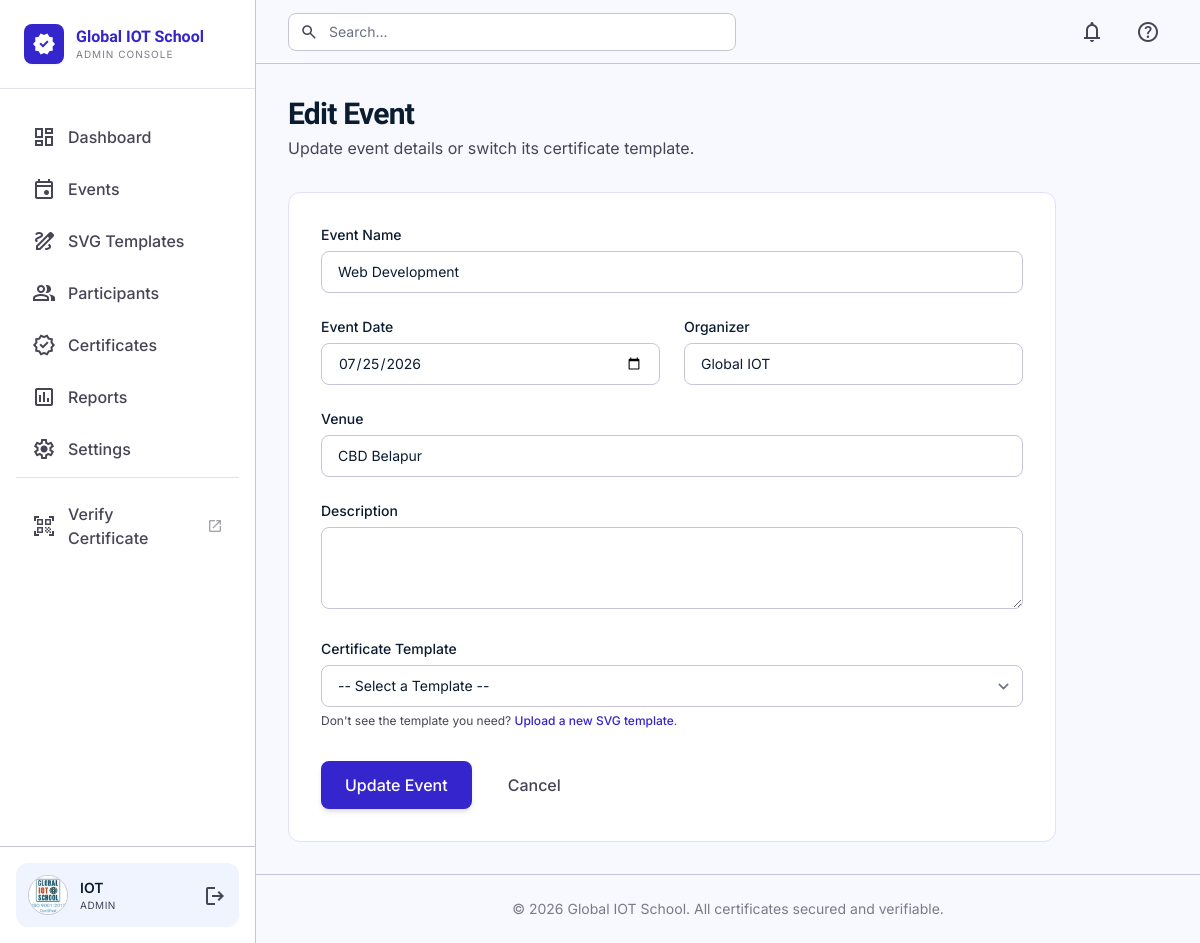
/events/edit/4 (signed in), run on the app's committed database.
### tables this page shows
CREATE TABLE admins(

    id INTEGER PRIMARY KEY AUTOINCREMENT,

    username TEXT NOT NULL,

    email TEXT NOT NULL,

    password TEXT NOT NULL,

    profile_pic TEXT,

    created_at TEXT

);

CREATE TABLE events(

    id INTEGER PRIMARY KEY AUTOINCREMENT,

    event_name TEXT NOT NULL,

    event_date TEXT,

    organizer TEXT,

    venue TEXT,

    description TEXT,

    template_name TEXT,

    status TEXT,

    created_at TEXT

, template_id INTEGER);

### routes/events.py (the view, shortened to what this page needs)
@events_bp.route("/events/edit/<int:event_id>", methods=["GET", "POST"])
@login_required
def edit_event(event_id):
    event = get_event_by_id(event_id)
    templates = get_all_templates(status="Active")
    return render_template("edit_event.html", event=event, templates=templates)

### app.py (called while the page is built)
@app.before_request
def load_logged_in_admin():
    admin_id = session.get("admin_id")
    g.admin = get_admin_by_id(admin_id) if admin_id else None

### database/db.py (called while the page is built)
def get_connection():
    conn = sqlite3.connect(DATABASE)
    conn.row_factory = sqlite3.Row
    return conn

### database/models.py (called while the page is built)
def get_event_by_id(event_id):
    conn = get_connection()
    cursor = conn.cursor()
    cursor.execute("SELECT * FROM events WHERE id=?", (event_id,))
    event = cursor.fetchone()
    conn.close()
    return event

def get_all_templates(search=None, status=None, template_type=None):
    conn = get_connection()
    cursor = conn.cursor()
    query = "SELECT * FROM certificate_templates WHERE 1=1"
    params = []
    if search:
        query += " AND (template_name LIKE ? OR description LIKE ?)"
        params.extend([f"%{search}%", f"%{search}%"])
    if status:
        query += " AND status = ?"
        params.append(status)
    if template_type:
        query += " AND template_type = ?"
        params.append(template_type)
    query += " ORDER BY uploaded_at DESC"
    cursor.execute(query, params)
    templates = cursor.fetchall()
    conn.close()
    return templates

def get_admin_by_id(admin_id):
    conn = get_connection()
    cursor = conn.cursor()
    cursor.execute("SELECT * FROM admins WHERE id=?", (admin_id,))
    admin = cursor.fetchone()
    conn.close()
    return admin

### templates/edit_event.html (shortened to what this page needs)
{% extends "layouts/base.html" %}
{% block content %}
<div class="mb-8">
    <h1 class="text-3xl font-heading font-bold text-on-surface tracking-tight">Edit Event</h1>
    <p class="text-on-surface-variant mt-1">Update event details or switch its certificate template.</p>
</div>
<form method="POST" class="bento-card rounded-xl p-8 max-w-3xl space-y-6">
    <div>
        <label class="block text-sm font-medium text-on-surface mb-1.5">Event Name</label>
        <input type="text" name="event_name" value="{{ event['event_name'] }}" required
               class="w-full rounded-lg border border-outline-variant px-4 py-2.5 text-sm focus:outline-none focus:ring-2 focus:ring-primary/20 focus:border-primary transition-all">
    </div>
    <div class="grid grid-cols-1 md:grid-cols-2 gap-6">
        <div>
            <label class="block text-sm font-medium text-on-surface mb-1.5">Event Date</label>
            <input type="date" name="event_date" value="{{ event['event_date'] }}" required
                   class="w-full rounded-lg border border-outline-variant px-4 py-2.5 text-sm focus:outline-none focus:ring-2 focus:ring-primary/20 focus:border-primary transition-all">
        </div>
        <div>
            <label class="block text-sm font-medium text-on-surface mb-1.5">Organizer</label>
            <input type="text" name="organizer" value="{{ event['organizer'] }}" required
                   class="w-full rounded-lg border border-outline-variant px-4 py-2.5 text-sm focus:outline-none focus:ring-2 focus:ring-primary/20 focus:border-primary transition-all">
        </div>
    </div>
    <div>
        <label class="block text-sm font-medium text-on-surface mb-1.5">Venue</label>
        <input type="text" name="venue" value="{{ event['venue'] }}"
               class="w-full rounded-lg border border-outline-variant px-4 py-2.5 text-sm focus:outline-none focus:ring-2 focus:ring-primary/20 focus:border-primary transition-all">
    </div>
    <div>
        <label class="block text-sm font-medium text-on-surface mb-1.5">Description</label>
        <textarea name="description" rows="3"
                  class="w-full rounded-lg border border-outline-variant px-4 py-2.5 text-sm focus:outline-none focus:ring-2 focus:ring-primary/20 focus:border-primary transition-all">{{ event['description'] }}</textarea>
    </div>
    <div>
        <label class="block text-sm font-medium text-on-surface mb-1.5">Certificate Template</label>
        <select name="template_id"
                class="w-full rounded-lg border border-outline-variant px-4 py-2.5 text-sm focus:outline-none focus:ring-2 focus:ring-primary/20 focus:border-primary transition-all">
            <option value="" {% if not event['template_id'] %}selected{% endif %}>-- Select a Template --</option>
        </select>
        <p class="text-xs text-on-surface-variant mt-1.5">
            Don't see the template you need?
            <a href="{{ url_for('templates.upload_template') }}" class="text-primary font-medium hover:underline">Upload a new SVG template</a>.
        </p>
    </div>
    <div class="flex items-center gap-3 pt-2">
        <button type="submit"
                class="px-6 py-3 bg-primary text-on-primary font-medium rounded-lg shadow-md hover:bg-primary-container transition-all active:scale-95">
            Update Event
        </button>
        <a href="{{ url_for('events.events') }}"
           class="px-6 py-3 text-on-surface-variant font-medium rounded-lg hover:bg-surface-container-low transition-all">
            Cancel
        </a>
    </div>
</form>
{% endblock %}

### templates/layouts/base.html (shortened to what this page needs)
<!DOCTYPE html>
<html lang="en">
<head>
<script src="https://cdn.tailwindcss.com?plugins=forms,container-queries"></script>
</head>
<body class="bg-surface text-on-surface font-body">
<aside class="fixed left-0 top-0 h-full w-64 bg-surface-container-lowest border-r border-outline-variant flex flex-col z-50">
    <div class="p-6 flex items-center gap-3 border-b border-outline-variant/50">
        <div class="w-10 h-10 bg-primary flex items-center justify-center rounded-lg shadow-sm">
            <span class="material-symbols-outlined text-white" style="font-variation-settings: 'FILL' 1;">verified</span>
        </div>
        <div class="flex flex-col">
            <span class="font-heading font-bold text-primary leading-tight">Global IOT School</span>
            <span class="text-[10px] uppercase tracking-widest text-on-surface-variant/70">Admin Console</span>
        </div>
    </div>
    <nav class="flex-1 px-4 py-6 space-y-1 overflow-y-auto">
        {% set nav_items = [
            ("dashboard", "dashboard", "Dashboard"),
            ("events.events", "event", "Events"),
            ("templates.templates_list", "draw", "SVG Templates"),
            ("participants.participants_list", "group", "Participants"),
            ("certificates_gen.certificates_list", "verified", "Certificates"),
            ("reports", "assessment", "Reports"),
            ("settings", "settings", "Settings")
        ] %}
        {% for endpoint, icon, label in nav_items %}
        <a href="{{ url_for(endpoint) }}"
           class="flex items-center gap-3 px-4 py-3 rounded-lg font-medium transition-colors
                  {% if request.endpoint == endpoint %}
                      text-primary bg-primary-container/10 border-r-4 border-primary
                  {% else %}
                      text-on-surface-variant hover:text-primary hover:bg-surface-container-low
                  {% endif %}">
            <span class="material-symbols-outlined" {% if request.endpoint == endpoint %}style="font-variation-settings: 'FILL' 1;"{% endif %}>{{ icon }}</span>
            <span>{{ label }}</span>
        </a>
        {% endfor %}
        <div class="pt-3 mt-3 border-t border-outline-variant/50">
            <a href="{{ url_for('verify.verify_search') }}" target="_blank" rel="noopener"
               class="flex items-center gap-3 px-4 py-3 rounded-lg font-medium text-on-surface-variant hover:text-primary hover:bg-surface-container-low transition-colors">
                <span class="material-symbols-outlined">qr_code_scanner</span>
                <span>Verify Certificate</span>
                <span class="material-symbols-outlined text-[16px] ml-auto opacity-50">open_in_new</span>
            </a>
        </div>
    </nav>
    {% if g.admin %}
    <div class="p-4 border-t border-outline-variant">
        <div class="flex items-center gap-3 p-3 rounded-xl bg-surface-container-low">
            {% if g.admin["profile_pic"] %}
            <img src="{{ url_for('static', filename='uploads/' + g.admin['profile_pic']) }}"
                class="w-10 h-10 rounded-full object-cover border border-outline-variant">
            {% else %}
            <div class="w-10 h-10 rounded-full bg-primary/10 text-primary flex items-center justify-center font-bold">
                {{ g.admin["username"][0] | upper }}
            </div>
            {% endif %}
            <div class="flex-1 overflow-hidden">
                <p class="text-sm font-semibold truncate">{{ g.admin["username"] }}</p>
                <p class="text-[10px] text-on-surface-variant uppercase tracking-wider">Admin</p>
            </div>
            <a href="{{ url_for('auth.logout') }}" class="text-on-surface-variant hover:text-error transition-colors" title="Logout">
                <span class="material-symbols-outlined">logout</span>
            </a>
        </div>
    </div>
    {% endif %}
</aside>
<div class="ml-64 min-h-screen flex flex-col">
    <header class="sticky top-0 z-40 h-16 bg-surface-bright border-b border-outline-variant px-8 flex justify-between items-center">
        <div class="flex-1 flex items-center">
            <div class="relative w-full max-w-md">
                <span class="material-symbols-outlined absolute left-3 top-1/2 -translate-y-1/2 text-on-surface-variant text-lg">search</span>
                <input class="w-full bg-surface-container-lowest border border-outline-variant rounded-lg pl-10 pr-4 py-2 text-sm focus:outline-none focus:ring-2 focus:ring-primary/20 focus:border-primary transition-all"
                       placeholder="Search..." type="text">
            </div>
        </div>
        <div class="flex items-center gap-4">
            <button class="p-2 text-on-surface-variant hover:text-primary transition-colors">
                <span class="material-symbols-outlined">notifications</span>
            </button>
            <button class="p-2 text-on-surface-variant hover:text-primary transition-colors">
                <span class="material-symbols-outlined">help</span>
            </button>
        </div>
    </header>
    <main class="p-8 max-w-[1280px] mx-auto w-full flex-1">
        {% block content %}{% endblock %}
    </main>
    <footer class="mt-auto px-8 py-6 border-t border-outline-variant text-center">
        <p class="text-sm text-on-surface-variant opacity-70">© 2026 Global IOT School. All certificates secured and verifiable.</p>
    </footer>
</div>
</body>
</html>

### templates/layouts/base.html (style rules this page uses)
.material-symbols-outlined { font-variation-settings: 'FILL' 0, 'wght' 400, 'GRAD' 0, 'opsz' 24; vertical-align: middle; }
.bento-card { background: #ffffff; border: 1px solid #e2dfff; transition: all 0.2s ease; }

### data on the page
admins: profile_pic (picture), admin.username "IOT"
events: event_name "Web Development", event_date "07/25/2026", organizer "Global IOT", venue "CBD Belapur"

### other printed values
{{ label }} "Dashboard" "Events" "SVG Templates" "Participants" "Certificates" "Reports" "Settings"
